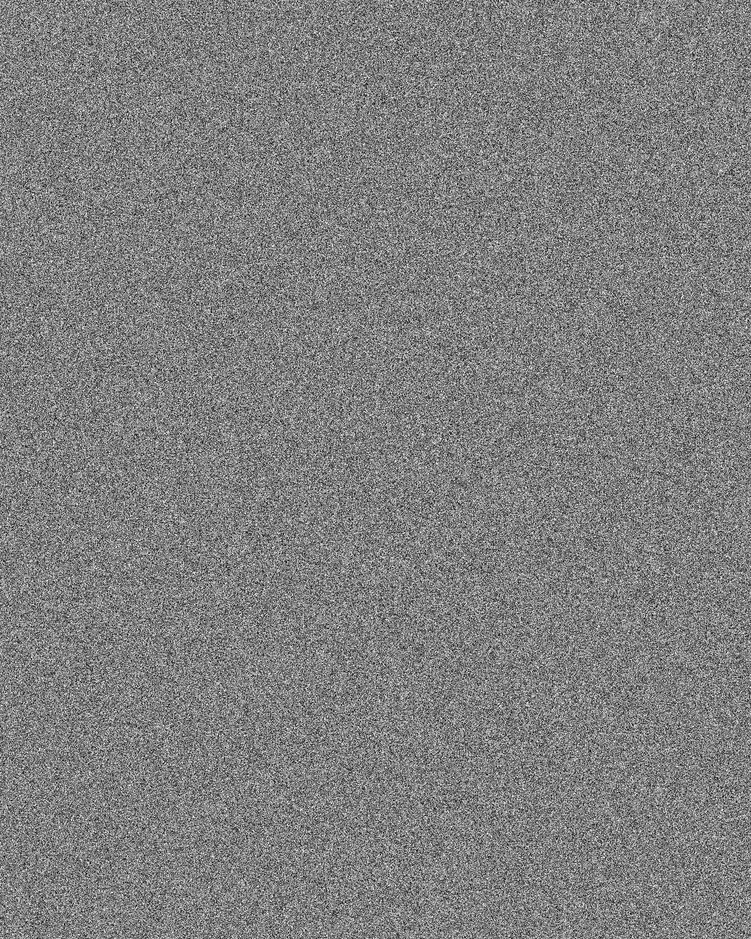
#> input picture marketing/curso-piercing/src/grao.png, 751 x 939 px, shrunk from 1080 x 1350 before the run
$ python tratar_manchete.py grao.png grao.png
#> lines starting #> are read from the running program, lines starting #| are printed output that depends on the picture
"""Tratamento de foto de notícia para capa: P&B duro, grão e vinheta.

Neutro de propósito: sem tinta vermelha no rosto de candidato (o vermelho fica só na tipografia).
Uso: python3 -I tratar_manchete.py <entrada.jpg> <saida.jpg>
"""
import sys
import numpy as np
from PIL import Image, ImageFilter

src, out = sys.argv[1], sys.argv[2]
img = Image.open(src).convert("RGB").filter(ImageFilter.UnsharpMask(radius=2, percent=60, threshold=2))
a = np.asarray(img).astype(float) / 255
l = a[..., 0] * 0.299 + a[..., 1] * 0.587 + a[..., 2] * 0.114
l = np.clip((l - 0.52) * 1.5 + 0.52, 0, 1)
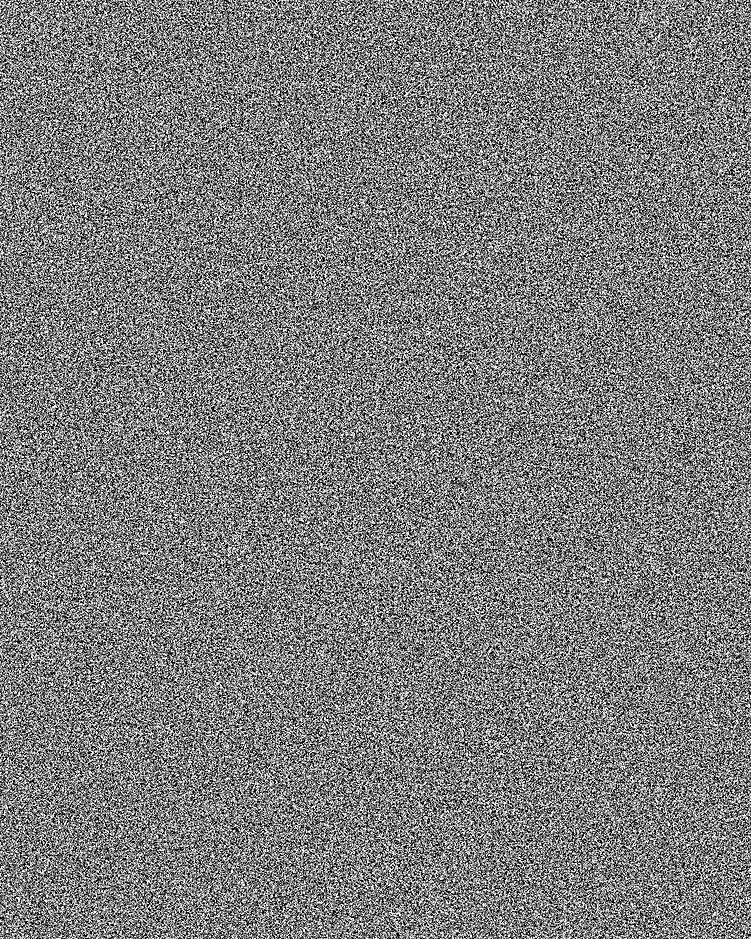
#> l: shape (939, 751) float64; min 0, max 1, mean 0.491
l = l * l * (3 - 2 * l) * 0.55 + l * 0.45
h, w = l.shape
#> h = 939; w = 751
y, x = np.ogrid[:h, :w]
#> y = 939 values from 0 to 938
d = np.sqrt(((x - w * 0.53) / (w / 2)) ** 2 + ((y - h * 0.4) / (h / 2)) ** 2)
l = l * np.clip(1 - 0.7 * np.clip(d - 0.45, 0, None) ** 1.5, 0, 1)
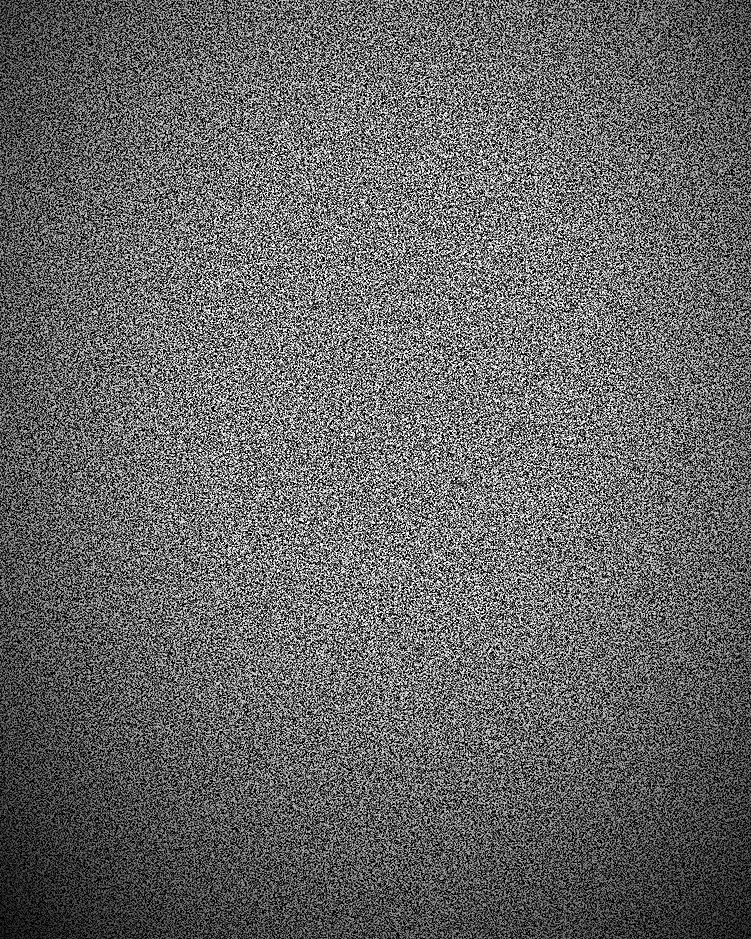
#> l: shape (939, 751) float64; min 0, max 1, mean 0.401
g = l * 255 + np.random.default_rng(11).normal(0, 8, (h, w))
rgb = np.repeat(np.clip(g, 0, 255)[..., None], 3, axis=2)
rgb[..., 0] = np.clip(rgb[..., 0] * 1.03 + 2, 0, 255)  # preto levemente quente, igual ao fundo das capas
Image.fromarray(rgb.astype(np.uint8)).save(out, quality=92)
print(out, (w, h))
#| grao.png (751, 939)
